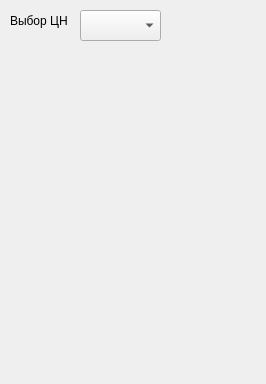
<?xml version="1.0" encoding="UTF-8"?>
<ui version="4.0">
 <class>ChooseCamera</class>
 <widget class="QWidget" name="ChooseCamera">
  <property name="geometry">
   <rect>
    <x>0</x>
    <y>0</y>
    <width>266</width>
    <height>384</height>
   </rect>
  </property>
  <property name="windowTitle">
   <string>Form</string>
  </property>
  <widget class="QComboBox" name="comboBox">
   <property name="geometry">
    <rect>
     <x>80</x>
     <y>10</y>
     <width>81</width>
     <height>31</height>
    </rect>
   </property>
   <item>
    <property name="text">
     <string/>
    </property>
   </item>
   <item>
    <property name="text">
     <string>ФНТК</string>
    </property>
   </item>
   <item>
    <property name="text">
     <string>МУСВ Фото</string>
    </property>
   </item>
   <item>
    <property name="text">
     <string>МУСВ ТВ</string>
    </property>
   </item>
   <item>
    <property name="text">
     <string>МУСВ ИК</string>
    </property>
   </item>
  </widget>
  <widget class="QLabel" name="label">
   <property name="geometry">
    <rect>
     <x>10</x>
     <y>10</y>
     <width>61</width>
     <height>21</height>
    </rect>
   </property>
   <property name="text">
    <string>Выбор ЦН</string>
   </property>
  </widget>
  <widget class="QWidget" name="verticalLayoutWidget">
   <property name="geometry">
    <rect>
     <x>20</x>
     <y>70</y>
     <width>231</width>
     <height>271</height>
    </rect>
   </property>
   <layout class="QVBoxLayout" name="verticalLayout"/>
  </widget>
  <widget class="QWidget" name="verticalLayoutWidget_2">
   <property name="geometry">
    <rect>
     <x>163</x>
     <y>2</y>
     <width>101</width>
     <height>61</height>
    </rect>
   </property>
   <layout class="QVBoxLayout" name="verticalLayoutMode"/>
  </widget>
 </widget>
 <resources/>
 <connections/>
</ui>
